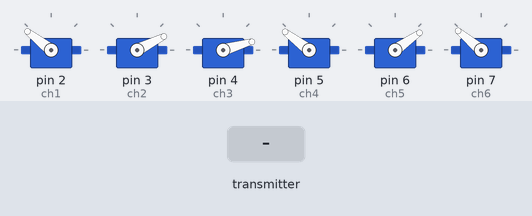
The sketch below on a simulated Arduino Uno, built with avr-gcc and run on an emulated ATmega328P. Shown: 6 × servo. Inputs (shaded band) come from the test bench. No radio packets arrive unless stated.

Above: at 1.2 s.
1.3 s: the transmitter starts sending Signal_A0 = 0
At 4.07 s:
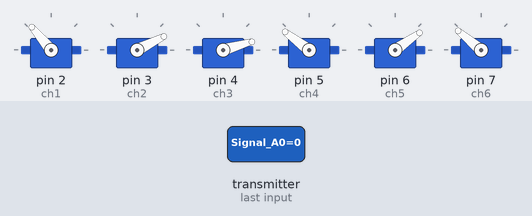
4.3 s: the transmitter starts sending Signal_A2 = 64
At 6.93 s:
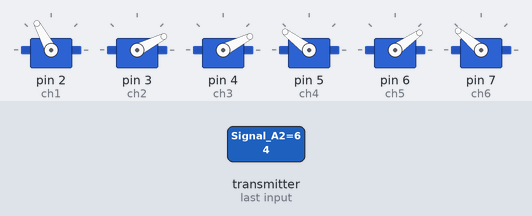
7.3 s: the transmitter starts sending Signal_A1 = 64
At 10.16 s:
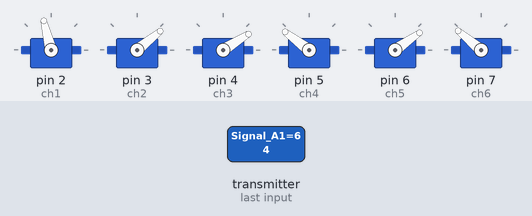
10.3 s: the transmitter starts sending Signal_A3 = 0
At 12.97 s:
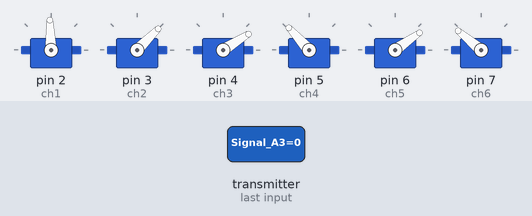
13.3 s: the transmitter starts sending Signal_A4 = 64
At 15.74 s:
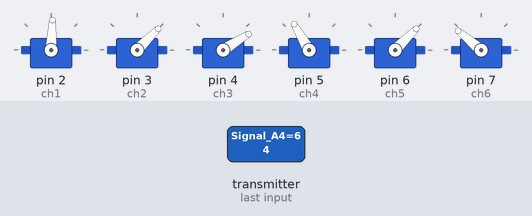
16.3 s: the transmitter starts sending Signal_A5 = 0
At 18.98 s:
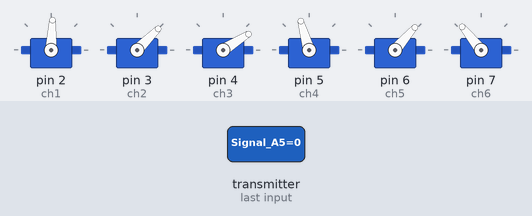
Timing chart, 0 to 22.2 s (numbered marks = the images above; inputs shaded):
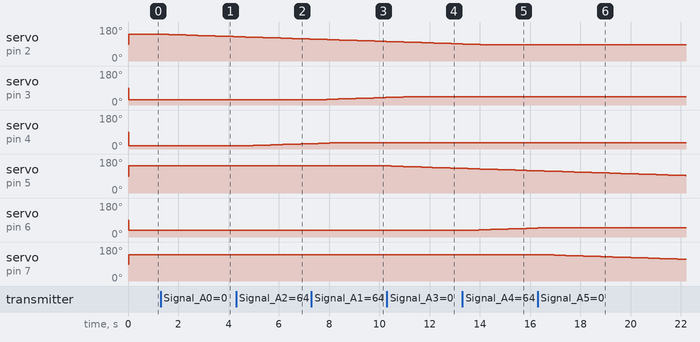

The sketch:

Receiver.ino
```cpp
//  6 頻道接收器
//  PWM 輸出於 pins D2, D3, D4, D5, D6, D7

#include <SPI.h>
#include <nRF24L01.h>
#include <RF24.h>
#include <Servo.h>

int AngleIncrement = 1;
int DelayTime = 20;

//機械原點 PWM 值
int init_1 = 2006;
int init_2 = 822;
int init_3 = 705;
int init_4 = 2021;
int init_5 = 902;
int init_6 = 1990;

//機械極限點 PWM 值
int limit_1 = 1446;
int limit_2 = 1568;
int limit_3 = 1360;
int limit_4 = 1300;
int limit_5 = 1474;
int limit_6 = 1400;

int ch_width_1_ = init_1;
int ch_width_2_ = init_2;
int ch_width_3_ = init_3;
int ch_width_4_ = init_4;
int ch_width_5_ = init_5;
int ch_width_6_ = init_6;

int ch_width_1 = 0;
int ch_width_2 = 0;
int ch_width_3 = 0;
int ch_width_4 = 0;
int ch_width_5 = 0;
int ch_width_6 = 0;

Servo ch1;
Servo ch2;
Servo ch3;
Servo ch4;
Servo ch5;
Servo ch6;

struct Signal {
byte Signal_A0;
byte Signal_A1;
byte Signal_A2;
byte Signal_A3;
byte Signal_A4;
byte Signal_A5;
};

Signal data;

const uint64_t pipeIn = 0xABCDEFABCDEF;  //必與發射器設定相同
RF24 radio(9, 10);

void ResetData()
{
// 定義每個數據輸入的初始值
// 可變電阻中間位置 (254/2=127)
data.Signal_A0 = 255;
data.Signal_A1 = 0;
data.Signal_A2 = 0;
data.Signal_A3 = 255;
data.Signal_A4 = 0;
data.Signal_A5 = 255;
}

void setup()
{
  //PWM 訊號腳位
  ch1.attach(2);
  ch2.attach(3);
  ch3.attach(4);
  ch4.attach(5);
  ch5.attach(6);
  ch6.attach(7);

  //啟動 NRF24 模組
  ResetData();
  radio.begin();
  radio.openReadingPipe(1,pipeIn);
  radio.startListening(); ////啟動無線連接，只接收訊號
  //Serial.begin(115200);
}

unsigned long lastRecvTime = 0;

void recvData()
{
while ( radio.available() ) {
radio.read(&data, sizeof(Signal));
lastRecvTime = millis();   // 接收資料
}
}

void loop()
{
delay(DelayTime);
//delayMicroseconds(DelayTime);
recvData();
unsigned long now = millis();
if ( now - lastRecvTime > 1000 ) {
ResetData(); // 失去訊號，重設資料
}

/*
Serial.print(data.Signal_A0);
Serial.print("  ");
Serial.print(data.Signal_A1);
Serial.print("  ");
Serial.print(data.Signal_A2);
Serial.print("  ");
Serial.print(data.Signal_A3);
Serial.print("  ");
Serial.print(data.Signal_A4);
Serial.print("  ");
Serial.println(data.Signal_A5);
*/

//動作範圍對應
ch_width_1 = map(data.Signal_A0, 0, 255, limit_1, init_1);     // pin D2 (PWM 訊號)
ch_width_2 = map(data.Signal_A1, 0, 255, init_2, limit_2);     // pin D3 (PWM 訊號)
ch_width_3 = map(data.Signal_A2, 0, 255, init_3, limit_3);     // pin D4 (PWM 訊號)
ch_width_4 = map(data.Signal_A3, 0, 255, limit_4, init_4);     // pin D5 (PWM 訊號)
ch_width_5 = map(data.Signal_A4, 0, 255, init_5, limit_5);     // pin D6 (PWM 訊號)
ch_width_6 = map(data.Signal_A5, 0, 255, limit_6, init_6);     // pin D7 (PWM 訊號)

// PWM 訊號漸變
if (ch_width_1 > ch_width_1_){
  ch_width_1_ = ch_width_1_ + AngleIncrement;
  }
if (ch_width_1 < ch_width_1_){
  ch_width_1_ = ch_width_1_ - AngleIncrement;
  }
if (ch_width_2 > ch_width_2_){
  ch_width_2_ = ch_width_2_ + AngleIncrement;
  }
if (ch_width_2 < ch_width_2_){
  ch_width_2_ = ch_width_2_ - AngleIncrement;
  }
if (ch_width_3 > ch_width_3_){
  ch_width_3_ = ch_width_3_ + AngleIncrement;
  }
if (ch_width_3 < ch_width_3_){
  ch_width_3_ = ch_width_3_ - AngleIncrement;
  }
if (ch_width_4 > ch_width_4_){
  ch_width_4_ = ch_width_4_ + AngleIncrement;
  }
if (ch_width_4 < ch_width_4_){
  ch_width_4_ = ch_width_4_ - AngleIncrement;
  }
if (ch_width_5 > ch_width_5_){
  ch_width_5_ = ch_width_5_ + AngleIncrement;
  }
if (ch_width_5 < ch_width_5_){
  ch_width_5_ = ch_width_5_ - AngleIncrement;
  }
if (ch_width_6 > ch_width_6_){
  ch_width_6_ = ch_width_6_ + AngleIncrement;
  }
if (ch_width_6 < ch_width_6_){
  ch_width_6_ = ch_width_6_ - AngleIncrement;
  }

//機械原點限制 PWM 值
if (ch_width_1_ > init_1){
  ch_width_1_ = init_1;
  }
if (ch_width_2_ < init_2){
  ch_width_2_ = init_2;
  }
if (ch_width_3_ < init_3){
  ch_width_3_ = init_3;
  }
if (ch_width_4_ > init_4){
  ch_width_4_ = init_4;
  }
if (ch_width_5_ < init_5){
  ch_width_5_ = init_5;
  }
if (ch_width_6_ > init_6){
  ch_width_6_ = init_6;
  }

//機械極限點限制 PWM 值
if (ch_width_1_ < limit_1){
  ch_width_1_ = limit_1;
  }
if (ch_width_2_ > limit_2){
  ch_width_2_ = limit_2;
  }
if (ch_width_3_ > limit_3){
  ch_width_3_ = limit_3;
  }
if (ch_width_4_ < limit_4){
  ch_width_4_ = limit_4;
  }
if (ch_width_5_ > limit_5){
  ch_width_5_ = limit_5;
  }
if (ch_width_6_ < limit_6){
  ch_width_6_ = limit_6;
  }

/*
Serial.print(ch_width_1_);
Serial.print("  ");
Serial.print(ch_width_2_);
Serial.print("  ");
Serial.print(ch_width_3_);
Serial.print("  ");
Serial.print(ch_width_4_);
Serial.print("  ");
Serial.print(ch_width_5_);
Serial.print("  ");
Serial.println(ch_width_6_);
*/

// 執行 PWM 訊號
ch1.writeMicroseconds(ch_width_1_);
ch2.writeMicroseconds(ch_width_2_);
ch3.writeMicroseconds(ch_width_3_);
ch4.writeMicroseconds(ch_width_4_);
ch5.writeMicroseconds(ch_width_5_);
ch6.writeMicroseconds(ch_width_6_);

}
```

Measured:
- after the input at 1.3 s, servo on pin 2 (ch1): moves from 142° to 129° over 2.8 s, starting after 0.07 s
- after the input at 4.3 s, servo on pin 4 (ch3): moves from 16° to 28° over 2.6 s, starting after 0.23 s
- after the input at 7.3 s, servo on pin 3 (ch2): moves from 27° to 40° over 2.8 s, starting after 0.13 s
- after the input at 10.3 s, servo on pin 5 (ch4): moves from 143° to 130° over 2.8 s, starting after 0.18 s
- after the input at 13.3 s, servo on pin 6 (ch5): moves from 35° to 48° over 2.8 s, starting after 0.20 s
- after the input at 16.3 s, servo on pin 7 (ch6): moves from 140° to 115° over 5.6 s, starting after 0.18 s
